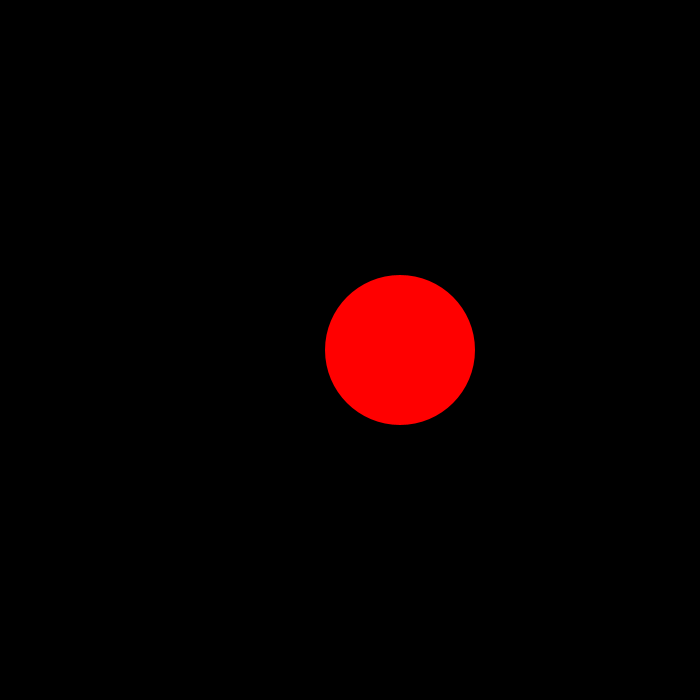
Frame 1 (no input)
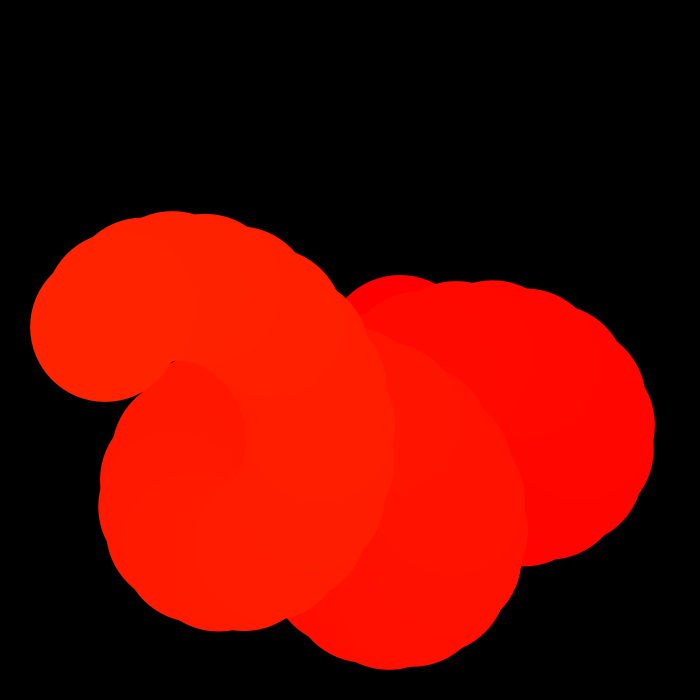
Frame 60 (the mouse pressed at the canvas centre just before this capture)
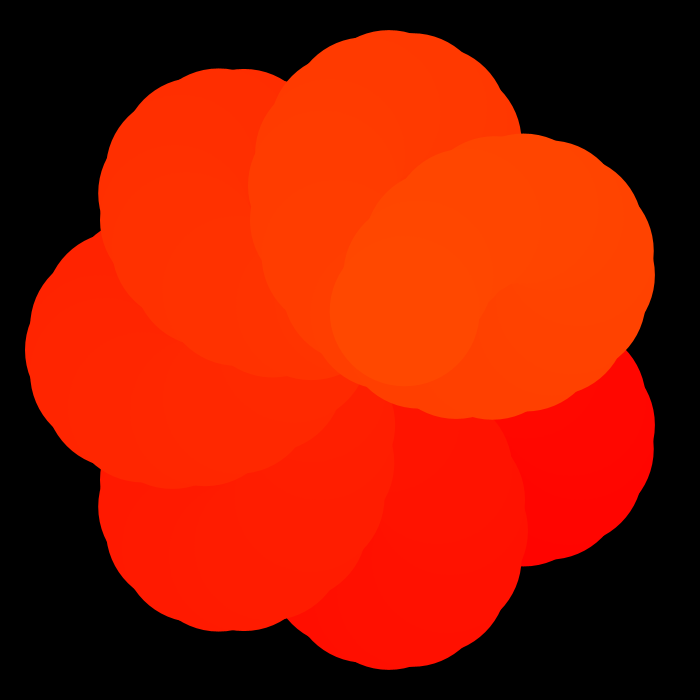
Frame 120 (the mouse held since frame 60 and released just before this capture)

The Processing sketch that drew these frames (run headless with seeded random() and noise(); from frame 60 on, the mouse is pressed at the canvas centre):

// Processing sketch: processing_140098
// ── processing_140098.pde

float diameter;
float diameter2;
float angle = 0;
float angle2 = 0;
float colour = 0;

void setup() {
 
  size(700, 700);
  diameter = 300;
  diameter2= 200;
  //blendMode(MULTIPLY);
  colorMode(HSB);
  smooth(16);
  background(0);
  noStroke();
 
}

void draw() {

 colour += 0.1;

 //if(frameCount%10 == 0)
// {

  float sinw = (sin(angle) * diameter/2) + width/2;
  float sinh = (sin(angle + PI/2) * diameter/2) + height/2;
  float sinw2 = (sin(angle2) * diameter2/2);
  float sinh2 = (sin(angle2 + PI/2) * diameter2/2);
 
   //fill(255, 204);  //white
   fill(colour,255,255);
   ellipse(sinh - sinh2 , sinw + sinw2, 150, 150);
 //}

  angle2 += PI/10;
  angle += PI/60;
 
  if(colour > 255)
{
  colour = 0;
}
}
